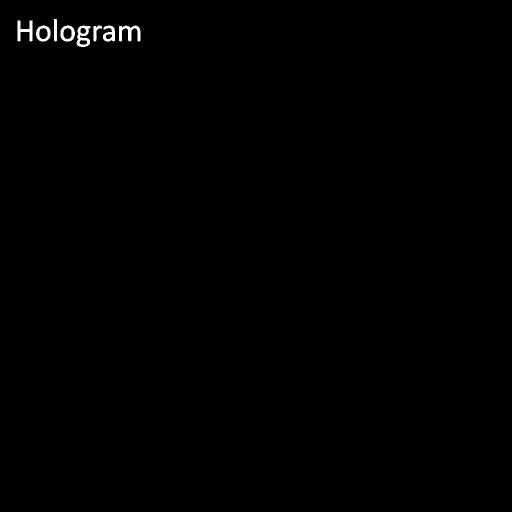
#> input picture hologram_pic.jpg, 1024 x 1024 px (shown at 1/2 size)
$ python hologram_test.py hologram_pic.jpg 3   (older library calls are emulated)
#> lines starting #> are read from the running program, lines starting #| are printed output that depends on the picture
from scipy import misc
import matplotlib.pyplot as plt
import numpy as np
import sys

# Only square pictures

pic_name = str(sys.argv[1])
N = int(sys.argv[2]) # Specifies the side length of the square image to resize to

A = misc.imread(pic_name, mode = 'F')
#> A: shape (1024, 1024) float32; min 0, max 255, mean 0.9
A = misc.imresize(A, (N, N)) # Original Image
#> A = [[6, 0, 0], [0, 0, 0], [0, 0, 0]]

# Dirac Delta Function
B = np.zeros((N, N))
B[int(N / 2), int(N / 2)] = 100

A1 = np.fft.fftshift(np.fft.fft2(A))
I1 = np.multiply(abs(A1), abs(A1)) # Change to intensity to display
#> I1 = [[36, 36, 36], [36, 36, 36], [36, 36, 36]]
B1 = np.fft.fftshift(np.fft.fft2(B))
I2 = np.multiply(abs(B1), abs(B1)) # Change to intensity to display

D1 = A1 + B1
I3 = np.multiply(abs(D1), abs(D1))
#> I3 = [[9436, 9436, 11236], [9436, 11236, 9436], [11236, 9436, 9436]]
I4 = I3 - I1 # Hologram
#> I4 = [[9400, 9400, 11200], [9400, 11200, 9400], [11200, 9400, 9400]]

D2 = np.fft.ifft2(np.fft.fftshift(I4))
I5 = np.multiply(abs(D2), abs(D2)) # Reconstructed image, with intensity
#> I5 = [[100000000, 0, 0], [0, 360000, 3.59e-28], [0, 3.59e-28, 360000]]

plt.figure(1)
plt.subplot(2, 2, 1)
plt.axis('off')
plt.title('Original')
plt.imshow(A, extent=[0, 1, 0, 1], cmap = 'gray')
plt.subplot(2, 2, 2)
plt.axis('off')
plt.title('FFT')
plt.imshow(I4, extent=[0, 1, 0, 1], cmap = 'gray')
plt.subplot(2, 2, 3)
plt.axis('off')
plt.title('Reconstruction')
plt.imshow(I5, extent=[0, 1, 0, 1], cmap = 'gray')
plt.show()
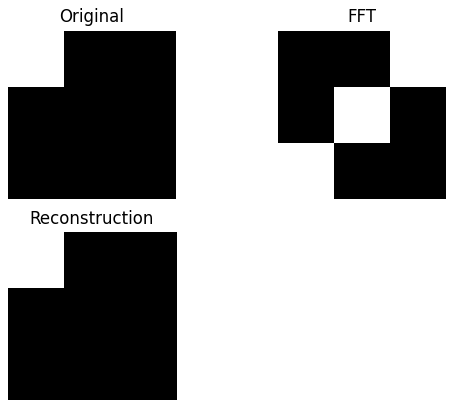
#> figure drawn by matplotlib, 3 panels

$ run again, on circle_small.jpg
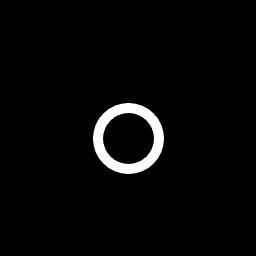
#> input picture circle_small.jpg, 256 x 256 px
#> `A = misc.imresize(A, (N, N))`: A = [[0, 4, 0], [7, 39, 7], [2, 11, 2]]
#> I1 = [[669, 1983, 669], [2025, 5184, 2025], [669, 1983, 669]]
#> I3 = [[15769, 20683, 15769], [21025, 29584, 21025], [15769, 20683, 15769]]
#> I4 = [[15100, 18700, 15100], [19000, 24400, 19000], [15100, 18700, 15100]]
#> I5 = [[316840000, 1960000, 1960000], [2250000, 40000, 40000], [2250000, 40000, 40000]]
#> `plt.show()`:
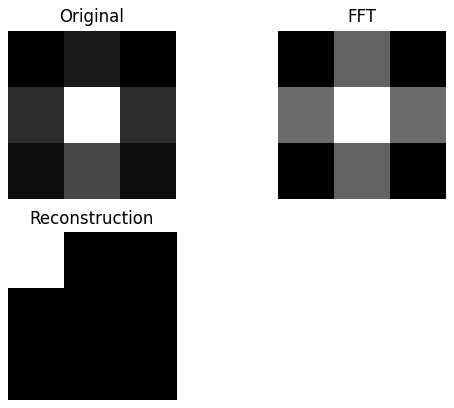
#> figure drawn by matplotlib, 3 panels
